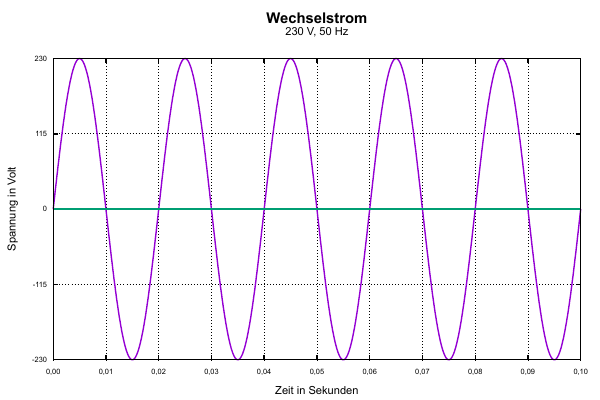

The script that saved this image:
#! /usr/bin/gnuplot
set terminal pdfcairo enhanced color lw 2 size 6,4 font 'Arial'
set output 'strom-wechselstrom.pdf'

set title "{/:Bold Wechselstrom}\n230 V, 50 Hz" font ",16"

set format x "%.2f"
set format y "%g"
set decimalsign ","
set xtics font ",8"
set ytics font ",8"
set samples 1000

set grid
unset key
set xlabel "Zeit in Sekunden"
set ylabel "Spannung in Volt"

set xtics 0.01
set ytics 115
plot [0:0.1] [-230:230] sin(x*2*pi*50)*230, 0

#-------------------------------------------------------------------------------
set terminal png transparent enhanced lw 12 size 1600,1200 font 'Arial'
set output 'strom-wechselstrom-klein.png'

set title ""
set xlabel ""
set ylabel ""
set format x ""
set format y ""
replot
